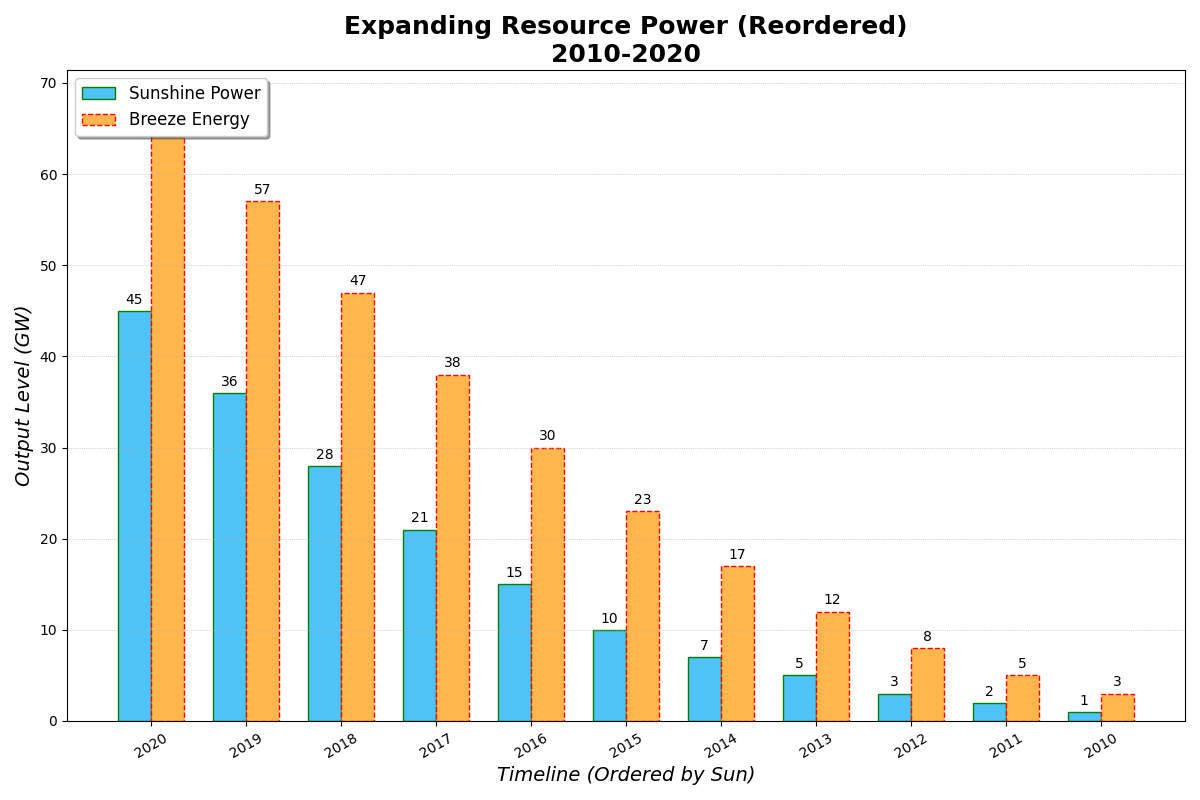

The Python source for this figure:
import matplotlib.pyplot as plt
import numpy as np

years = np.arange(2010, 2021)
solar_capacity = [1, 2, 3, 5, 7, 10, 15, 21, 28, 36, 45]
wind_capacity = [3, 5, 8, 12, 17, 23, 30, 38, 47, 57, 68]
colors = ['#4FC3F7', '#FFB74D']  # Shuffled colors for each data group

sorted_indices = np.argsort(solar_capacity)[::-1]
solar_capacity_sorted = np.array(solar_capacity)[sorted_indices]
wind_capacity_sorted = np.array(wind_capacity)[sorted_indices]
years_sorted = years[sorted_indices]

fig, ax = plt.subplots(figsize=(12, 8))

bar_width = 0.35
indices = np.arange(len(years))

bars1 = ax.bar(indices - bar_width/2, solar_capacity_sorted, bar_width, color=colors[0], edgecolor='green', linestyle='-', label='Sunshine Power')
bars2 = ax.bar(indices + bar_width/2, wind_capacity_sorted, bar_width, color=colors[1], edgecolor='red', linestyle='--', label='Breeze Energy')

ax.set_title('Expanding Resource Power (Reordered)\n2010-2020', fontsize=18, fontweight='bold')
ax.set_xlabel('Timeline (Ordered by Sun)', fontsize=14, fontstyle='italic')
ax.set_ylabel('Output Level (GW)', fontsize=14, fontstyle='italic')
ax.set_xticks(indices)
ax.set_xticklabels(years_sorted, rotation=30, fontsize=10)
ax.legend(loc='upper left', fontsize=12, shadow=True)

def add_labels(bars):
    for bar in bars:
        height = bar.get_height()
        ax.annotate('{}'.format(height),
                    xy=(bar.get_x() + bar.get_width() / 2, height),
                    xytext=(0, 3), 
                    textcoords="offset points",
                    ha='center', va='bottom')

add_labels(bars1)
add_labels(bars2)

plt.grid(True, linestyle=':', linewidth=0.5, axis='y')
plt.tight_layout()
plt.show()
